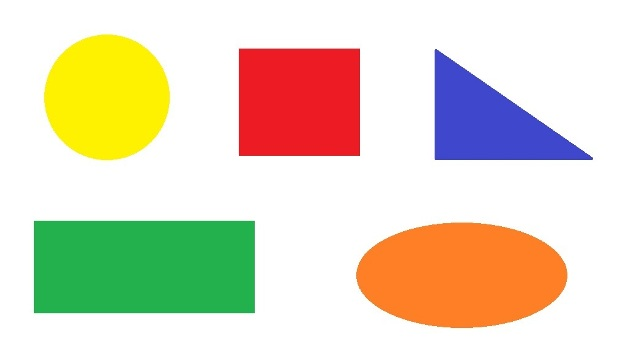
//> input picture assets/formas-1.jpg, 640 x 359 px
$ ./main ../assets/formas-1.jpg   (built with g++ and OpenCV 4)
//> lines starting //> are read from the running program, lines starting //| are printed output that depends on the picture; after the words box and inside, x2 and y2 are one past the last pixel; in counts of white or black regions, pixels touching at a corner belong together
#include <iostream>
#include <opencv2/core/core.hpp>
#include <opencv2/highgui/highgui.hpp>
#include <opencv2/imgproc/imgproc.hpp>


using namespace cv;
using namespace std;

vector<vector<Point> > contours;
vector<Vec4i> hierarchy;

Mat binImg;

int const MAX_VALUE = 255;
int MAX_DIAMETER=100;

// [93 lines left out: functions diameter, centralMoment, calculateCentroid, eccentricity, mainAxis, onMouse, not called in this run]

int main(int argc,char** argv){

    Mat img = imread(argv[1], CV_LOAD_IMAGE_GRAYSCALE);
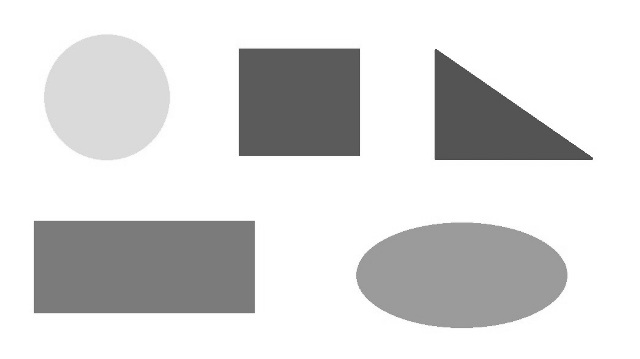
//> img: 359 rows x 640 cols, CV_8UC1; min 61, max 255, mean 217.5
    if(!img.data)
        return -1;

    int thresholdValue = 250;
    int thresholdType = 0;
    blur(img, img, Size(3,3));
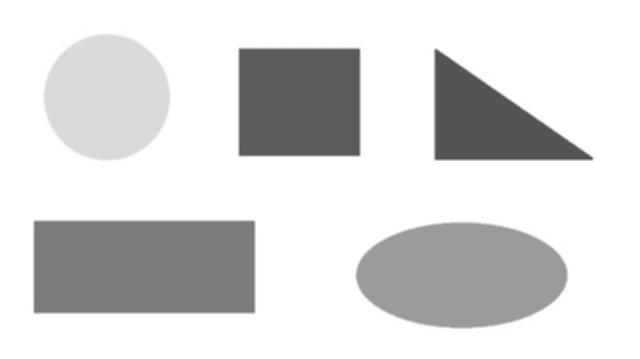
//> img: 359 rows x 640 cols, CV_8UC1; 7.81% of pixels changed, all inside (x1, y1, x2, y2) = (27, 28, 600, 336)
    threshold( img, binImg, thresholdValue, MAX_VALUE,thresholdType );
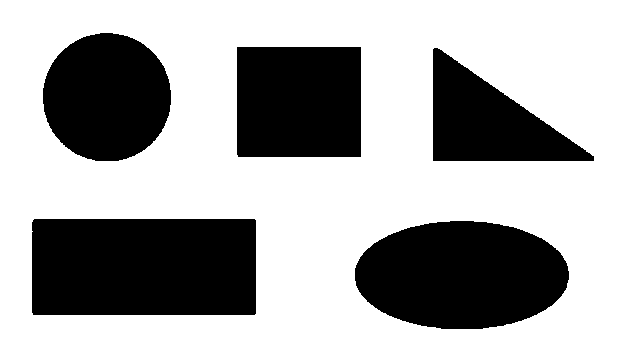
//> binImg: 359 rows x 640 cols, CV_8UC1; 66.9% white; 5 black regions, box (x1, y1, x2, y2) and area: (32, 219, 256, 315) 21495, (355, 221, 569, 329) 18301, (237, 47, 361, 157) 13638, (43, 33, 171, 161) 12944, (433, 48, 594, 161) 9719

    Mat currentImg=binImg.clone();

    namedWindow("Binary image", CV_WINDOW_AUTOSIZE );
    imshow("Binary image", binImg);

    setMouseCallback( "Binary image", onMouse, 0 );
    Mat canny_output;
    Canny( currentImg, canny_output, 100, 200, 3 );
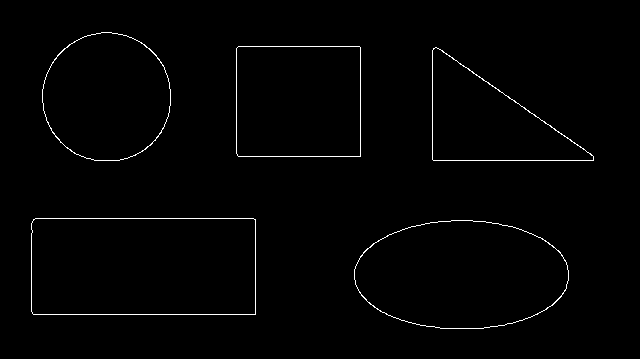
//> canny_output: 359 rows x 640 cols, CV_8UC1; 1.1% white in thin lines or dots, all inside (x1, y1, x2, y2) = (31, 32, 594, 329)
    findContours( canny_output, contours, hierarchy, CV_RETR_TREE, CV_CHAIN_APPROX_SIMPLE, Point(0, 0) );
//> contours = 10 contours; largest, box (x1, y1, x2, y2) and area: (31, 218, 256, 315) 21488, (31, 218, 256, 315) 21486, (354, 220, 569, 329) 18321, (354, 220, 569, 329) 18270, (236, 46, 361, 157) 13634
    waitKey(0);
}
